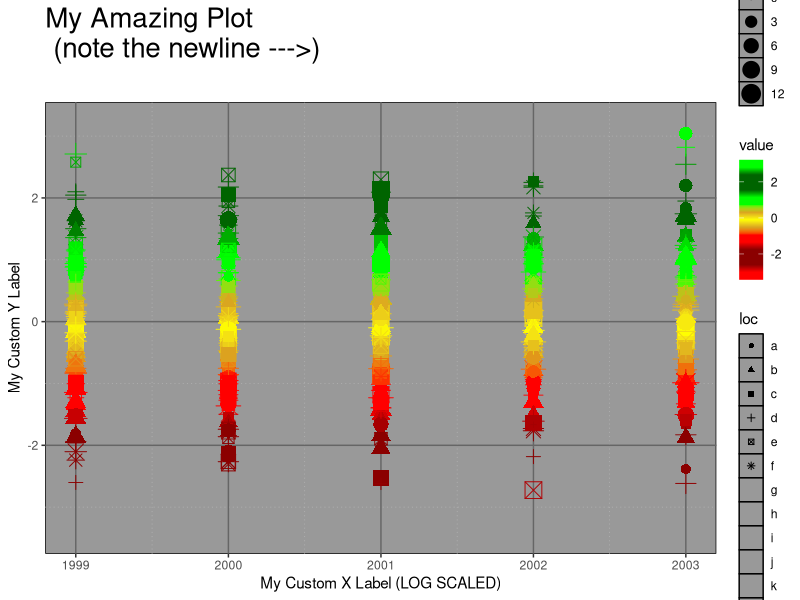

Write R code to recreate this figure.



library(data.table)
library(ggplot2)
library(reshape2)

?scale_colour_brewer

N = 1e3

dat = data.table(
		loc = sample(letters, N, replace=T),
		year = rep(1999:2003, length.out=N),
		mag = rpois(N, lambda=5),
		x = 1:N,
		matrix(rnorm(N*10), N, 10))
dat

dm <- melt(
    dat[loc %in% letters[1:15]],
    id.vars=c("loc", "year", "mag"),
    measure.vars = c("V1", "V2", "V7"))
dm = as.data.table(dm)
dm

mycolors = c(
    'red','red','darkred','darkred','darkred','red','red',
    'goldenrod','yellow','goldenrod',
    'green','green','darkgreen','darkgreen','darkgreen','green','green')

ggplot(dm[value>.53 | value < .47],
       aes(x=as.numeric(year), y=value, size=mag, shape=loc,
           colour=value)) +
    geom_point()  +
    xlab("My Custom X Label (LOG SCALED)") +
    ylab("My Custom Y Label") +
    theme(plot.title = element_text(size = 20)) +
    labs(title='My Amazing Plot \n (note the newline --->)\n') +
    scale_colour_gradientn(colours = mycolors) +
    scale_x_log10() +
    theme(panel.background = element_rect(fill = "gray60", colour = "black")) +
    theme(panel.grid.major = element_line(colour = "gray40")) +
    theme(panel.grid.minor = element_line(colour = "gray70", linetype = "dotted"))






